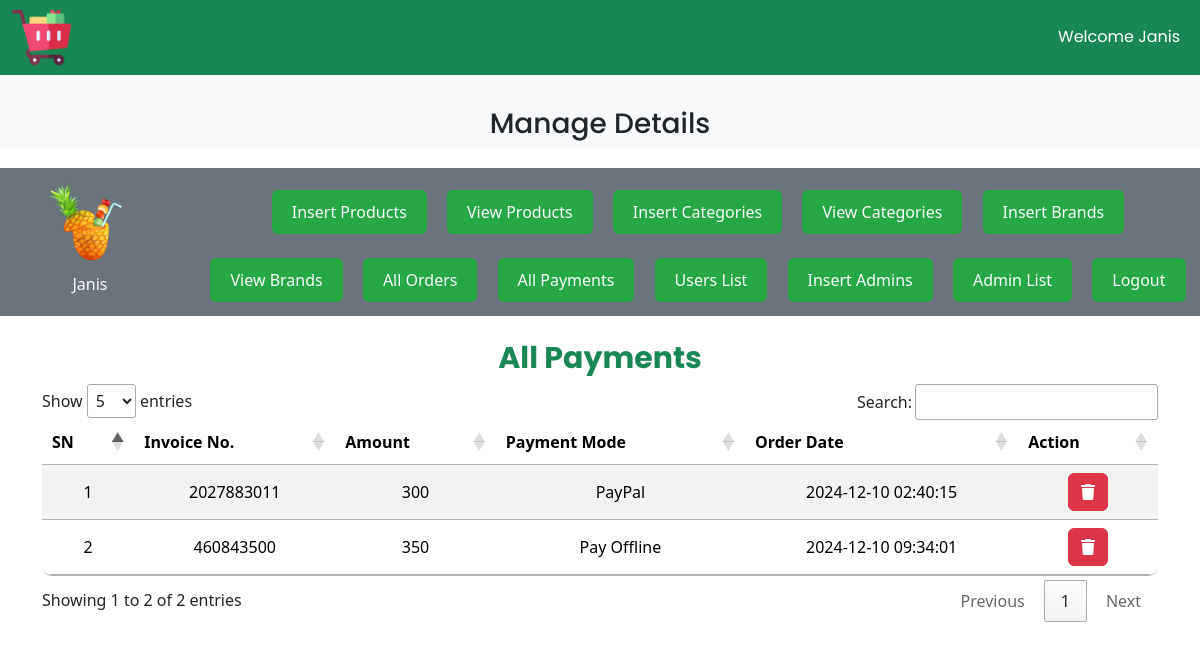
The app's page /admin/index.php?list_payments (signed in) with its own data.
### tables this page shows
CREATE TABLE `user_payments` (
  `payment_id` int(11) NOT NULL,
  `order_id` int(11) NOT NULL,
  `invoice_number` int(11) NOT NULL,
  `amount` int(11) NOT NULL,
  `payment_mode` varchar(255) NOT NULL,
  `date` timestamp NOT NULL DEFAULT current_timestamp() ON UPDATE current_timestamp()
);

### admin/list_payments.php (the view, shortened to what this page needs)
<?php include('admincss/list_order_styles.php'); ?>
<h3 class="all_order text-center text-success">All Payments</h3>
<table id="ordersTable" class="table table-striped table-hover mt-5">
    <thead>
        <?php
            $get_payments = "SELECT * FROM `user_payments`";
            $result = mysqli_query($con, $get_payments);
            $row_count = mysqli_num_rows($result);
            if ($row_count == 0) {
                echo "<h2 class='text-danger text-center mt-5'
                    style='font-family: \"Poppins\", sans-serif; font-weight: bold;'>No Payments Received Yet</h2>";
            } else {
                echo "<tr>
                    <th>SN</th>
                    <th>Invoice No.</th>
                    <th>Amount</th>
                    <th>Payment Mode</th>
                    <th>Order Date</th>
                    <th>Action</th>
                  </tr>
                </thead>
                <tbody>";
                $number = 0;
                while ($row_data = mysqli_fetch_assoc($result)) {
                    $payment_id = $row_data['payment_id'];
                    $amount = $row_data['amount'];
                    $invoice_number = $row_data['invoice_number'];
                    $payment_mode = $row_data['payment_mode'];
                    $date = $row_data['date'];
                    $number++;
                    echo "<tr>
                            <td>$number</td>
                            <td>$invoice_number</td>
                            <td>$amount</td>
                            <td>$payment_mode</td>
                            <td>$date</td>
                            <td>
                                <button type='button' class='btn btn-danger' data-bs-toggle='modal' data-bs-target='#deleteModal$payment_id'>
                                    <i class='fa-solid fa-trash' style='color: white;'></i>
                                </button>
                            </td>
                        </tr>";
                }
            }
        ?>
    </tbody>
</table>

### admin/style.css (style rules this page uses)
* { margin: 0; padding: 0; box-sizing: border-box; }

### admin/index.php (style rules this page uses)
body { overflow-x: hidden; }

### admin/admincss/list_order_styles.php (style rules this page uses)
.all_order { font-family: "Poppins", sans-serif; font-weight: bold; font-size: 30px; }
table { border-radius: 10px; overflow: hidden; }
th, td { vertical-align: middle; text-align: center; }
.table thead { background-color: #f8f9fa; }
.table-striped tbody tr:nth-child(odd) { background-color: #f9f9f9; }

### records on screen
user_payments: invoice_number "2027883011", amount "300", payment_mode "PayPal", date "2024-12-10 02:40:15"
user_payments: invoice_number "460843500", amount "350", payment_mode "Pay Offline", date "2024-12-10 09:34:01"

### other values on screen
$_SESSION['admin_username'] "Janis"
